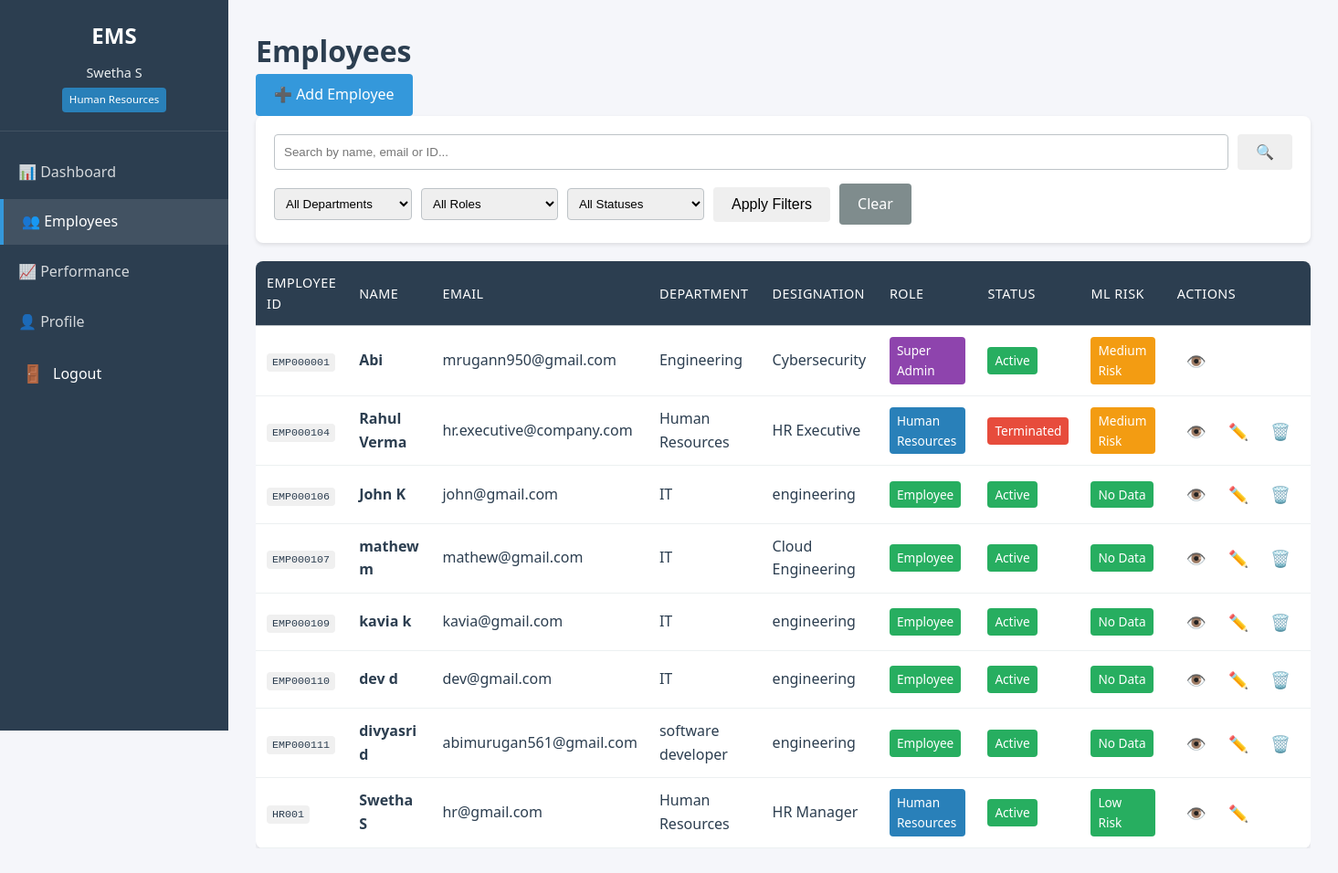
Screenshot of /employees/ (signed in) with the database file from the repository.
### accounts/models.py (models this page shows, shortened)
class User(AbstractUser):
    ROLE_CHOICES = [
        ("SUPERADMIN", "Super Admin"),
        ("HR", "Human Resources"),
        ("MANAGER", "Manager"),
        ("EMPLOYEE", "Employee"),
    ]
    STATUS_CHOICES = [
        ("ACTIVE", "Active"),
        ("INACTIVE", "Inactive"),
        ("TERMINATED", "Terminated"),
        ("ON_LEAVE", "On Leave"),
    ]
    employee_id = models.CharField(
        max_length=20,
        unique=True,
        blank=True,
        verbose_name="Employee ID"
    )
    department = models.CharField(
        max_length=100,
        blank=True,
        verbose_name="Department"
    )
    designation = models.CharField(
        max_length=100,
        blank=True,
        verbose_name="Designation"
    )
    phone = models.CharField(
        max_length=15,
        blank=True,
        validators=[
            RegexValidator(
                r'^\+?1?\d{9,15}$',
                "Enter a valid phone number (e.g., +1234567890)."
            )
        ],
        verbose_name="Phone Number"
    )
    salary = models.DecimalField(
        max_digits=10,
        decimal_places=2,
        null=True,
        blank=True,
        validators=[MinValueValidator(0)],
        verbose_name="Annual Salary"
    )
    role = models.CharField(
        max_length=20,
        choices=ROLE_CHOICES,
        default="EMPLOYEE",
        verbose_name="Role"
    )
    employment_status = models.CharField(
        max_length=20,
        choices=STATUS_CHOICES,
        default="ACTIVE",
        verbose_name="Employment Status"
    )
    date_of_joining = models.DateField(
        null=True,
        blank=True,
        validators=[validate_joining_date],
        verbose_name="Date of Joining"
    )
    is_soft_deleted = models.BooleanField(
        default=False,
        verbose_name="Soft Deleted",
        help_text="Designates whether the user is soft deleted."
    )
    objects = UserManager()
    class Meta:
        db_table = "accounts_user"
        ordering = ["employee_id"]
        verbose_name = "Employee"
        verbose_name_plural = "Employees"

### ml_engine/models.py (models this page shows)
class ChurnRisk(models.Model):
    employee = models.ForeignKey(settings.AUTH_USER_MODEL, on_delete=models.CASCADE)
    risk_score = models.FloatField()  # 0-100
    risk_level = models.CharField(max_length=20, choices=[
        ('LOW', 'Low Risk'),
        ('MEDIUM', 'Medium Risk'),
        ('HIGH', 'High Risk'),
    ])
    top_reasons = models.JSONField()
    recommended_action = models.TextField()
    created_at = models.DateTimeField(auto_now_add=True)

### employees/views.py (the view, shortened to what this page needs)
# urls.py: path('', views.employee_list, name='list'),
@login_required
def employee_list(request):
    employees = User.objects.filter(is_soft_deleted=False)
    if request.user.role == 'MANAGER':
        employees = employees.filter(department=request.user.department)
    elif request.user.role == 'EMPLOYEE':
        employees = employees.filter(id=request.user.id)
    search_form = EmployeeSearchForm(request.GET)
    if search_form.is_valid():
        query = search_form.cleaned_data.get('query')
        department = search_form.cleaned_data.get('department')
        role = search_form.cleaned_data.get('role')
        status = search_form.cleaned_data.get('status')
        if department:
            employees = employees.filter(department=department)
        if role:
            employees = employees.filter(role=role)
        if status:
            employees = employees.filter(employment_status=status)
    for employee in employees:
        employee.can_view = True
        employee.can_edit = False
        if request.user.role == 'SUPERADMIN':
            employee.can_edit = True
        elif request.user.role == 'HR' and employee.role != 'SUPERADMIN':
            employee.can_edit = True
        elif request.user.role == 'MANAGER':
            if (employee.department == request.user.department and
                employee.role not in ['SUPERADMIN', 'HR']):
                employee.can_edit = True
        employee.can_delete = False
        if request.user.role == 'SUPERADMIN' and employee.username != request.user.username:
            employee.can_delete = True
        elif request.user.role == 'HR' and employee.role != 'SUPERADMIN' and employee.username != request.user.username:
            employee.can_delete = True
    paginator = Paginator(employees.order_by('employee_id'), 10)
    page_number = request.GET.get('page')
    page_obj = paginator.get_page(page_number)
    context = {
        'page_obj': page_obj,
        'search_form': search_form,
        'is_hr': request.user.role == 'HR',
        'is_manager': request.user.role == 'MANAGER',
        'is_superadmin': request.user.role == 'SUPERADMIN',
    }
    return render(request, 'employees/list.html', context)

### templates/employees/list.html (shortened to what this page needs)
{% extends 'base.html' %}
{% load ml_tags %}
{% block content %}
<div class="employee-list">
    <div class="page-header">
        <h1>Employees</h1>
        {% if user.role == 'HR' or user.role == 'SUPERADMIN' %}
        <a href="{% url 'employees:create' %}" class="btn btn-primary">➕ Add Employee</a>
        {% endif %}
    </div>
    <div class="filters-section">
        <form method="get" class="filter-form">
            <div class="search-box">
                <input type="text" name="query" placeholder="Search by name, email or ID..." value="{{ search_form.query.value|default:'' }}" class="search-input">
                <button type="submit" class="btn btn-search">🔍</button>
            </div>
            <div class="filter-controls">
                <select name="department" class="filter-select">
                    {% for value, label in search_form.fields.department.choices %}
                    <option value="{{ value }}" {% if search_form.department.value == value %}selected{% endif %}>{{ label }}</option>
                    {% endfor %}
                </select>
                <select name="role" class="filter-select">
                    {% for value, label in search_form.fields.role.choices %}
                    <option value="{{ value }}" {% if search_form.role.value == value %}selected{% endif %}>{{ label }}</option>
                    {% endfor %}
                </select>
                <select name="status" class="filter-select">
                    {% for value, label in search_form.fields.status.choices %}
                    <option value="{{ value }}" {% if search_form.status.value == value %}selected{% endif %}>{{ label }}</option>
                    {% endfor %}
                </select>
                <button type="submit" class="btn btn-filter">Apply Filters</button>
                <a href="{% url 'employees:list' %}" class="btn btn-clear">Clear</a>
            </div>
        </form>
    </div>
    <div class="table-responsive">
        <table class="data-table">
            <thead>
                <tr>
                    <th>Employee ID</th>
                    <th>Name</th>
                    <th>Email</th>
                    <th>Department</th>
                    <th>Designation</th>
                    <th>Role</th>
                    <th>Status</th>
                    <th>ML Risk</th>
                    <th>Actions</th>
                </thead>
            <tbody>
                {% for employee in page_obj %}
                <tr>
                    <td class="employee-id"><span class="employee-id-badge">{{ employee.employee_id }}</span></td>
                    <td><strong>{{ employee.get_full_name|default:employee.username }}</strong></td>
                    <td>{{ employee.email }}</td>
                    <td>{{ employee.department|default:"-" }}</td>
                    <td>{{ employee.designation|default:"-" }}</td>
                    <td class="role-cell">
                        <span class="badge role-{{ employee.role|lower }}">
                            {{ employee.get_role_display }}
                        </span>
                    </td>
                    <td class="status-cell">
                        <span class="badge status-{{ employee.employment_status|lower }}">
                            {{ employee.get_employment_status_display }}
                        </span>
                    </td>
                    <td class="risk-cell">
                        {% with risk=employee|get_churn_risk %}
                            {% if risk %}
                                <span class="badge risk-{{ risk.risk_level|lower }}">{{ risk.get_risk_level_display }}</span>
                            {% else %}
                                <span class="badge risk-low">No Data</span>
                            {% endif %}
                        {% endwith %}
                    </td>
                    <td class="actions">
                        <a href="{% url 'employees:detail' employee.pk %}" class="btn-icon" title="View">👁️</a>
                        {% if user.role == 'SUPERADMIN' %}
                            <a href="{% url 'employees:update' employee.pk %}" class="btn-icon" title="Edit">✏️</a>
                        {% elif user.role == 'HR' and employee.role != 'SUPERADMIN' %}
                            <a href="{% url 'employees:update' employee.pk %}" class="btn-icon" title="Edit">✏️</a>
                        {% elif user.role == 'Human Resources' and employee.role != 'SUPERADMIN' %}
                            <a href="{% url 'employees:update' employee.pk %}" class="btn-icon" title="Edit">✏️</a>
                        {% elif user.role == 'MANAGER' and employee.department == user.department and employee.role not in 'SUPERADMIN,HR,Human Resources' %}
                            <a href="{% url 'employees:update' employee.pk %}" class="btn-icon" title="Edit">✏️</a>
                        {% endif %}
                        {% if user.role == 'SUPERADMIN' and employee.username != user.username %}
                            <button class="btn-icon delete-btn" onclick="confirmDelete({{ employee.pk }}, '{{ employee.get_full_name|escapejs }}')" title="Delete">🗑️</button>
                        {% elif user.role == 'HR' and employee.role != 'SUPERADMIN' and employee.username != user.username %}
                            <button class="btn-icon delete-btn" onclick="confirmDelete({{ employee.pk }}, '{{ employee.get_full_name|escapejs }}')" title="Delete">🗑️</button>
                        {% elif user.role == 'Human Resources' and employee.role != 'SUPERADMIN' and employee.username != user.username %}
                            <button class="btn-icon delete-btn" onclick="confirmDelete({{ employee.pk }}, '{{ employee.get_full_name|escapejs }}')" title="Delete">🗑️</button>
                        {% endif %}
                    </td>
                </tr>
                {% endfor %}
            </tbody>
        </table>
    </div>
</div>
{% endblock %}

### templates/base.html (shortened to what this page needs)
<!DOCTYPE html>
<html lang="en">
<head>
    {% load static %}
    <link rel="stylesheet" href="{% static 'css/style.css' %}">
</head>
<body>
    <div class="container">
        {% if user.is_authenticated %}
        <aside class="sidebar">
            <div class="sidebar-header">
                <h2>EMS</h2>
                <div class="user-info">
                    <p class="user-name">{{ user.get_full_name|default:user.username }}</p>
                    <p class="role-badge role-{{ user.role|lower }}">{{ user.get_role_display }}</p>
                </div>
            </div>
            <nav class="sidebar-nav">
                <ul>
                    <li>
                        <a href="{% url 'dashboard' %}"
                           class="nav-link {% if request.resolver_match.url_name == 'dashboard' %}active{% endif %}">
                            <span class="nav-icon">📊</span>
                            <span class="nav-text">Dashboard</span>
                        </a>
                    </li>
                    <li>
                        <a href="{% url 'employees:list' %}"
                           class="nav-link {% if 'employees' in request.path %}active{% endif %}">
                            <span class="nav-icon">👥</span>
                            <span class="nav-text">Employees</span>
                        </a>
                    </li>
                    <li>
                        <a href="{% url 'performance:list' %}"
                           class="nav-link {% if 'performance' in request.path %}active{% endif %}">
                            <span class="nav-icon">📈</span>
                            <span class="nav-text">Performance</span>
                        </a>
                    </li>
                    <li>
                        <a href="{% url 'accounts:profile' %}"
                           class="nav-link {% if 'profile' in request.path %}active{% endif %}">
                            <span class="nav-icon">👤</span>
                            <span class="nav-text">Profile</span>
                        </a>
                    </li>
                    <li>
                        <form method="post" action="{% url 'accounts:logout' %}" class="logout-form">
                            <button type="submit" class="logout-btn">
                                <span class="nav-icon">🚪</span>
                                <span class="nav-text">Logout</span>
                            </button>
                        </form>
                    </li>
                </ul>
            </nav>
        </aside>
        {% endif %}
        <main class="main-content">
            {% block content %}
            {% endblock %}
        </main>
    </div>
</body>
</html>

### rows the page displays
User: get_full_name "Swetha S", role "Human Resources", employee_id "HR001", email "hr@gmail.com", department "Human Resources", designation "HR Manager", employment_status "Active"
User: employee_id "EMP000001", get_full_name "Abi", email "mrugann950@gmail.com", department "Engineering", designation "Cybersecurity", role "Super Admin", employment_status "Active"
ChurnRisk: risk_level "Medium Risk"
User: employee_id "EMP000104", get_full_name "Rahul Verma", email "hr.executive@company.com", department "Human Resources", designation "HR Executive", role "Human Resources", employment_status "Terminated"
ChurnRisk: risk_level "Medium Risk"
User: employee_id "EMP000106", get_full_name "John K", email "john@gmail.com", department "IT", designation "engineering", role "Employee", employment_status "Active", shows "No Data"
User: employee_id "EMP000107", get_full_name "mathew m", email "mathew@gmail.com", department "IT", designation "Cloud Engineering", role "Employee", employment_status "Active", shows "No Data"
User: employee_id "EMP000109", get_full_name "kavia k", email "kavia@gmail.com", department "IT", designation "engineering", role "Employee", employment_status "Active", shows "No Data"
User: employee_id "EMP000110", get_full_name "dev d", email "dev@gmail.com", department "IT", designation "engineering", role "Employee", employment_status "Active", shows "No Data"
User: employee_id "EMP000111", get_full_name "divyasri d", email "abimurugan561@gmail.com", department "software developer", designation "engineering", role "Employee", employment_status "Active", shows "No Data"
ChurnRisk: risk_level "Low Risk"

### other values shown
form field department "All Departments"
form field role "All Roles"
form field status "All Statuses"
